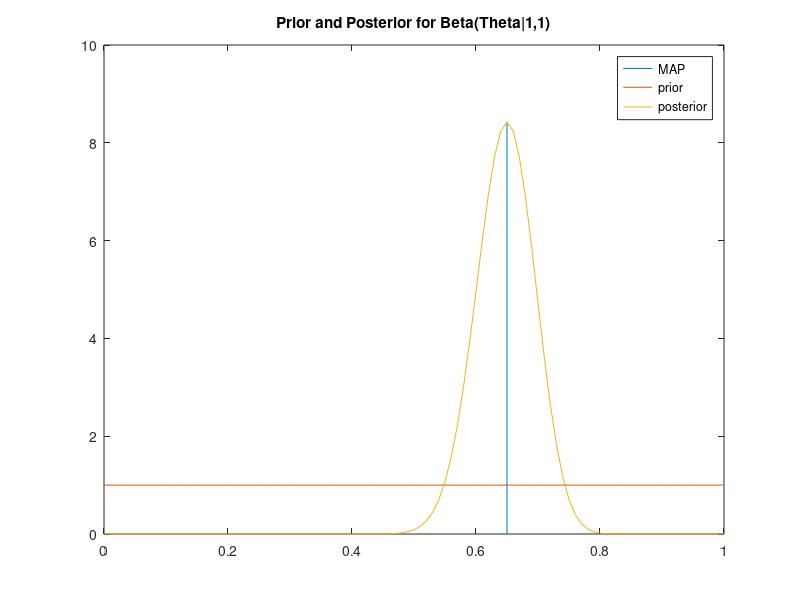
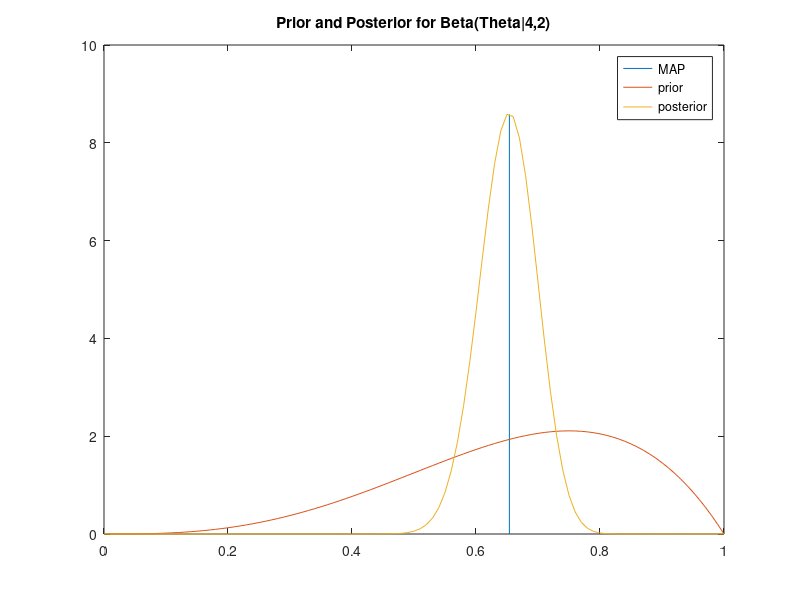
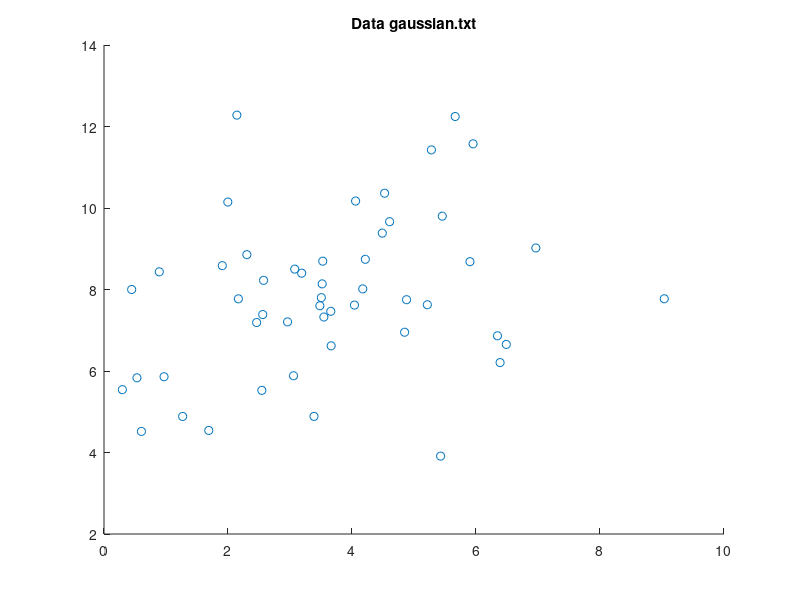
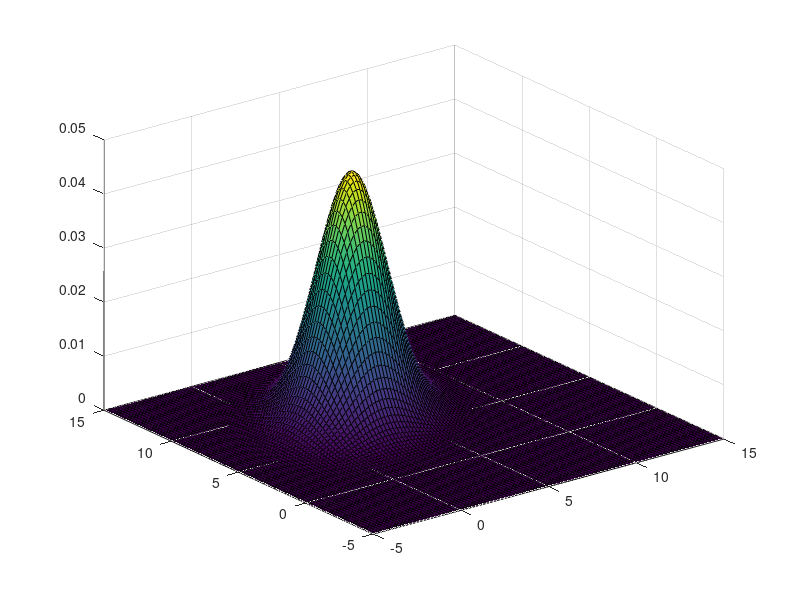

The MATLAB source for these figures, in order:
% import coin.txt
data = importdata('coin.txt');
% knowing from class that the ML of a coin (H or T) is a bernouli dist with
% the final equation of Theta = #of_heads/total, calculate the ML from the
% data contained in  coin.txt
data = importdata('coin.txt');
s = size(data);
s = s(1);
heads = 0;
for c = 1:s
    if data(c) == 1
        heads = heads + 1;
    end
end
theta = heads/s
heads
tails = s - heads
% prior and posterior for Beta(Theta|1,1)
x = 0:0.01:1;
y1 = betapdf(x,1,1); % prior
y2 = betapdf(x,heads+1,tails+1); % posterior
% MAP estimate using prior Beta(Theta|1,1)
MAP_1_1 = (1+heads-1)/(1+1+s-2)
yMax_1_1 = max(y2);
% plot prior, posterior, and MAP for Beta(Theta|1,1)
figure()
plot([MAP_1_1 MAP_1_1],[0 yMax_1_1])
hold on 
plot(x,y1)
plot(x,y2)
title('Prior and Posterior for Beta(Theta|1,1)')
legend({'MAP','prior','posterior'},'Location','Northeast');
hold off
% prior and posterior for Beta(Theta|4,2)
x = 0:0.01:1;
y3 = betapdf(x,4,2); % prior
y4 = betapdf(x,heads+4,tails+2); % posterior
% MAP estimate using prior Beta(Theta|4,2)
MAP_4_2 = (4+heads-1)/(4+2+s-2)
yMax_4_2 = max(y4);
% plot prior, posterior, and MAP for Beta(Theta|4,2)
figure()
plot([MAP_4_2 MAP_4_2],[0 yMax_4_2])
hold on 
plot(x,y3)
plot(x,y4)
title('Prior and Posterior for Beta(Theta|4,2)')
legend({'MAP','prior','posterior'},'Location','Northeast');
hold off
% import gaussian.txt
data = importdata('gaussian.txt');
% graph gaussian.txt data
figure()
scatter(data(:,1),data(:,2))
hold on 
title('Data gaussian.txt')
hold off
% ML estimate of the mean for gaussian.txt
mean_gauss = mean(data)
cov_matrix_gauss = cov(data)
N = size(data);
N = N(1);
ML_mean = sum(data)/N
S = data - ML_mean;
S_T = transpose(S);
ML_cov_matrix = (S_T*S)/(N-1)
% plot 2D Gaussian using ML values
figure()
x1 = -5:.2:15; x2 = -5:.2:15;
[X1,X2] = meshgrid(x1,x2);
F = mvnpdf([X1(:) X2(:)],ML_mean,ML_cov_matrix);
F = reshape(F,length(x2),length(x1));
surf(x1,x2,F);
% split the data
m1 = data(:,1);
m2 = data(:,2);
% calculate ML mean and variance for m1
mean1 = mean(m1)
variance1 = var(m1)
ML_mean1 = sum(m1)/N
diff1 = m1-ML_mean1;
ML_variance1 = sum(diff1.^2)/(N-1)
% calculate ML mean and variance for m1
mean2 = mean(m2)
variance2 = var(m2)
ML_mean2 = sum(m2)/N
diff2 = m2-ML_mean2;
ML_variance2 = sum(diff2.^2)/(N-1)
% graph m1 and m2
x1 = -15:0.1:20;
x2 = -15:0.1:20;
norm1 = normpdf(x1,ML_mean1,ML_variance1);
norm2 = normpdf(x2,ML_mean2,ML_variance2);
figure()
plot(x1,norm1)
hold on
plot([ML_mean1 ML_mean1],[0 max(norm1)])
title('Data Column 1')
hold off
figure()
plot(x2,norm2)
hold on
plot([ML_mean2 ML_mean2],[0 max(norm2)])
title('Data Column 2')
hold off
% plot the exponential dist
x_exp = 0:0.1:10;
y_exp1 = exp(-x_exp);
y_exp2 = 4*exp((-x_exp)*4);
y_exp3 = exp((-x_exp)/4)/4;
figure()
plot(x_exp,y_exp1)
hold on
title('b = 1')
hold off
figure()
plot(x_exp,y_exp2)
hold on
title('b = 0.25')
hold off
figure()
plot(x_exp,y_exp3)
hold on
title('b = 4')
hold off